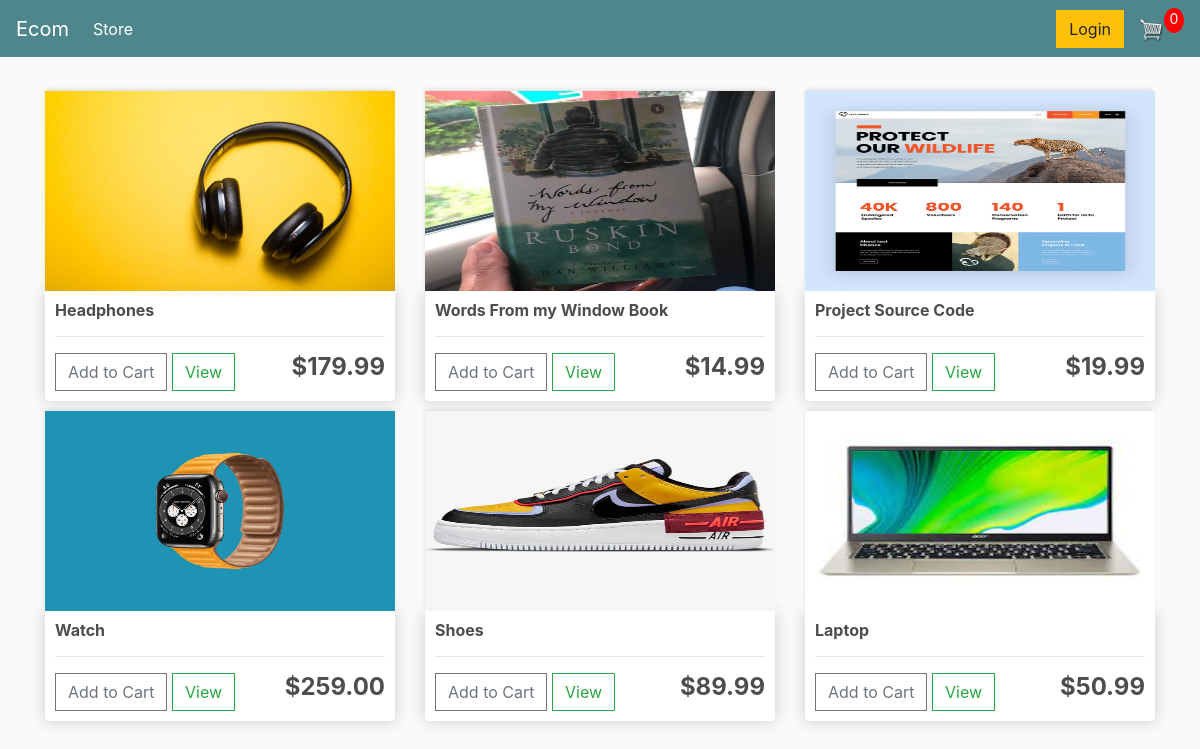
The page / on the database its author committed.
### store/models.py (models this page shows, shortened)
class Product(models.Model):
    name = models.CharField(max_length=200,null=True)
    price = models.FloatField()
    digital = models.BooleanField(default=False,null=True,blank=False)
    image = models.ImageField(null=True,blank=True)
    @property
    def imageURL(self):
        try:
            url = self.image.url
        except:
            url = ''
        return url

### store/views.py (the view)
# urls.py: path('', include('store.urls'))
def store(request):
    if request.user.is_authenticated:
        customer = request.user.customer
        order, created = Order.objects.get_or_create(customer=customer, complete = False)
        items = order.orderitem_set.all()
        cartItems = order.get_cart_items
    else:
        item =[]
        order = {'get_cart_total':0 , 'get_cart_items':0,'shipping':False}
        cartItems= order['get_cart_items']
    products = Product.objects.all()
    context = {'products':products,'cartItems':cartItems}
    return render(request,'store.html',context)

### templates/store.html
{% extends 'store/main.html' %}
{% load static %}
{% block content %}
	<div class="row">
		{% for product in products %}
			<div class="col-lg-4">
				<img class="thumbnail" src="{{ product.imageURL }}">
				<div class="box-element product">
					<h6><strong>{{product.name}}</strong></h6>
					<hr>
					<button data-product={{product.id}} data-action="add" class="btn btn-outline-secondary add-btn update-cart">Add to Cart</button>
					<a class="btn btn-outline-success" href="#">View</a>
					<h4 style="display: inline-block; float: right"><strong>${{product.price|floatformat:2}}</strong></h4>
				</div>
			</div>
		{% endfor %}
	</div>
 {% endblock content %}

### store/templates/store/main.html (shortened to what this page needs)
<!DOCTYPE html>
{% load static %}
<html>
    <head>
           <link rel="stylesheet" href="https://stackpath.bootstrapcdn.com/bootstrap/4.4.1/css/bootstrap.min.css">
        <link rel="stylesheet" type="text/css" href="{% static 'css/main.css' %}">
     </head>
     <body>
      <nav class="navbar navbar-expand-lg navbar-dark bg-dark">
      <a class="navbar-brand" href="{% url 'store' %}">Ecom</a>
  <div class="collapse navbar-collapse" id="navbarSupportedContent">
    <ul class="navbar-nav mr-auto">
          <li class="nav-item active">
            <a class="nav-link" href="{% url 'store' %}">Store <span class="sr-only">(current)</span></a>
          </li>
    </ul>
     <div class="form-inline my-2 my-lg-0">
	     	<a href="#"class="btn btn-warning">Login</a>
	     	<a href="{% url 'cart' %}">
	    		<img  id="cart-icon" src="{% static 'images/cart.png' %}">
	    	</a>
	    	<p id="cart-total">{{cartItems}}</p>
	    </div>
  </div>
</nav>
        <div class="container">
            <br>
            {% block content %}
             {% endblock content %}
     </div>
     </body>
</html>

### store/static/css/main.css (style rules this page uses)
body { background-color: hsl(0, 0%, 98%); }
h1, h2, h3, h4, h5, h6 { color: hsl(0, 0%, 30%); }
.box-element { box-shadow: hsl(0, 0%, 80%) 0 0 16px; background-color: #fff; border-radius: 4px; padding: 10px; }
.thumbnail { width: 100%; height: 200px; -webkit-box-shadow: -1px -3px 5px -2px rgba(214, 214, 214, 1); -moz-box-shadow: -1px -3px 5px -2px rgba(214, 214, 214, 1); box-shadow: -1px -3px 5px -2px rgba(214, 214, 214, 1); }
.product { border-radius: 0 0 4px 4px; }
.bg-dark { background-color: #4f868c!important; }
#cart-icon { width: 25px; display: inline-block; margin-left: 15px; }
#cart-total { display: block; text-align: center; color: #fff; background-color: red; width: 20px; height: 25px; border-radius: 50%; font-size: 14px; }
.col-lg-4, .col-lg-6, .col-lg-8, .col-lg-12 { margin-top: 10px; }
.btn { border-radius: 0; }

### rows shown on the page
Product: imageURL (picture), name "Headphones", price "179.99"
Product: imageURL (picture), name "Words From my Window Book", price "14.99"
Product: imageURL (picture), name "Project Source Code", price "19.99"
Product: imageURL (picture), name "Watch", price "259.00"
Product: imageURL (picture), name "Shoes", price "89.99"
Product: imageURL (picture), name "Laptop", price "50.99"

### other values the page prints
{{ cartItems }} "0"
